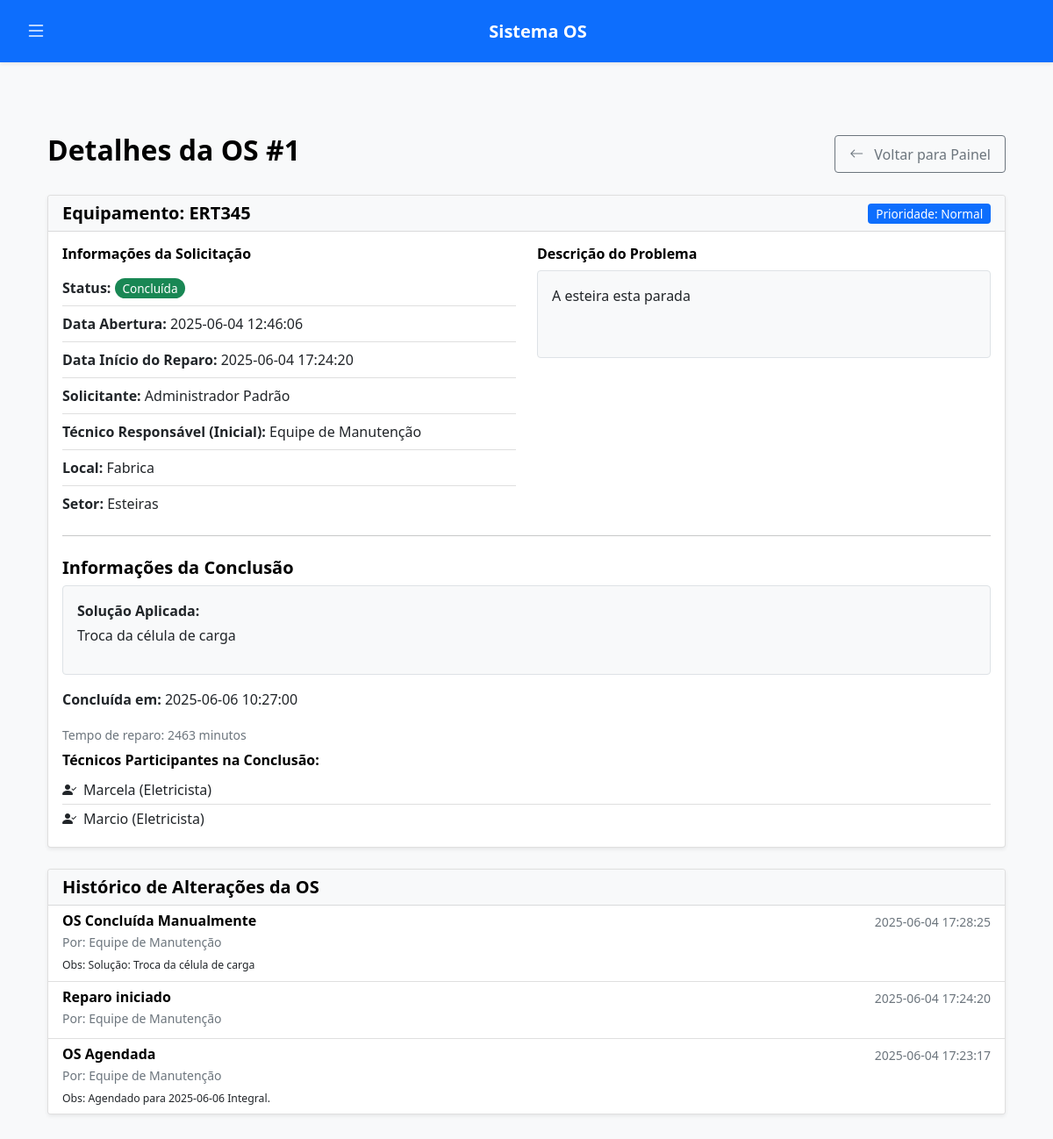
/manutencao/os/1 (signed in), run on the app's committed database.
### tables this page shows
CREATE TABLE ordens_servico (
            id INTEGER PRIMARY KEY AUTOINCREMENT,
            data TEXT NOT NULL DEFAULT CURRENT_TIMESTAMP,
            equipamento TEXT NOT NULL,
            problema TEXT NOT NULL,
            prioridade TEXT NOT NULL CHECK(prioridade IN ('baixa', 'normal', 'alta', 'urgente')),
            status TEXT NOT NULL CHECK(status IN ('Aberta', 'Agendada', 'Em andamento', 'Pausada', 'Concluída', 'Cancelada')) DEFAULT 'Aberta',
            solucao TEXT,
            tempo_reparo REAL,
            inicio TEXT,
            fim TEXT,
            solicitante_id INTEGER NOT NULL,
            tecnico_id INTEGER, 
            local TEXT,
            setor TEXT,
            data_agendamento TEXT,
            horario_agendamento TEXT,
            FOREIGN KEY (solicitante_id) REFERENCES usuarios (id) ON DELETE RESTRICT, -- Impede deleção de usuário com OS
            FOREIGN KEY (tecnico_id) REFERENCES usuarios (id) ON DELETE SET NULL -- Seta NULL se o usuário técnico for deletado
        );

CREATE TABLE usuarios (
            id INTEGER PRIMARY KEY AUTOINCREMENT,
            usuario TEXT NOT NULL UNIQUE,
            senha TEXT NOT NULL,
            tipo TEXT NOT NULL CHECK(tipo IN ('solicitante', 'manutencao', 'admin', 'master-admin')),
            nome TEXT NOT NULL,
            email TEXT UNIQUE,
            ativo BOOLEAN DEFAULT 1,
            data_criacao TEXT DEFAULT CURRENT_TIMESTAMP
        );

CREATE TABLE tecnicos (
            id INTEGER PRIMARY KEY AUTOINCREMENT,
            nome TEXT NOT NULL UNIQUE,
            tipo_tecnico TEXT NOT NULL CHECK(tipo_tecnico IN ('eletricista', 'mecanico')),
            ativo BOOLEAN DEFAULT 1,
            data_criacao TEXT DEFAULT CURRENT_TIMESTAMP
        );

CREATE TABLE historico_os (
            id INTEGER PRIMARY KEY AUTOINCREMENT,
            os_id INTEGER NOT NULL,
            usuario_id INTEGER NOT NULL,
            data_alteracao TEXT DEFAULT CURRENT_TIMESTAMP,
            acao TEXT NOT NULL,
            observacao TEXT,
            campo_alterado TEXT,
            valor_anterior TEXT,
            novo_valor TEXT,
            FOREIGN KEY (os_id) REFERENCES ordens_servico (id) ON DELETE CASCADE,
            FOREIGN KEY (usuario_id) REFERENCES usuarios (id) ON DELETE SET NULL -- Seta NULL se usuário for deletado
        );

### app.py (the view, shortened to what this page needs)
@app.route('/manutencao/os/<int:id_os>')
@manutencao_required
def detalhe_os(id_os):
    conn = get_db()
    cursor = conn.cursor()
    try:
        cursor.execute("""
            SELECT os.*,
                   s.nome as solicitante_nome,
                   s.email as solicitante_email,
                   u_tecnico_sistema.nome as nome_tecnico_sistema  -- Usuário do sistema (ex: 'manutencao')
            FROM ordens_servico os
            LEFT JOIN usuarios s ON os.solicitante_id = s.id
            LEFT JOIN usuarios u_tecnico_sistema ON os.tecnico_id = u_tecnico_sistema.id
            WHERE os.id = ?
        """, (id_os,))
        os_data = cursor.fetchone()
        if not os_data:
            flash('Ordem de Serviço não encontrada.', 'danger')
            return redirect(url_for('manutencao_dashboard'))
        os_dict = dict(os_data)
        solicitante_info = {
            'nome': os_data['solicitante_nome'],
            'email': os_data['solicitante_email']
        } if os_data['solicitante_nome'] else None
        tecnico_sistema_info = {
            'nome': os_data['nome_tecnico_sistema']
        } if os_data['nome_tecnico_sistema'] else None
        cursor.execute("""
            SELECT h.*, u.nome as usuario_nome
            FROM historico_os h
            JOIN usuarios u ON h.usuario_id = u.id
            WHERE h.os_id = ?
            ORDER BY h.data_alteracao DESC
        """, (id_os,))
        historico = cursor.fetchall()
        todos_tecnicos_individuais = []
        participantes_conclusao = []
        if os_dict['status'] == 'Concluída':
            cursor.execute("""
                SELECT t.id, t.nome, t.tipo_tecnico
                FROM participantes_os po
                JOIN tecnicos t ON po.tecnico_ref_id = t.id
                WHERE po.os_id = ?
                ORDER BY t.nome
            """, (id_os,))
            participantes_conclusao = [
                {'id': row['id'], 'nome': row['nome'], 'especialidade': row['tipo_tecnico']}
                for row in cursor.fetchall()
            ]
        return render_template(
            'manutencao/detalhe_os.html',
            os=os_dict,
            solicitante=solicitante_info,
            tecnico=tecnico_sistema_info, # Passando o usuário do sistema que agiu
            historico=historico,
            todos_tecnicos_manutencao=todos_tecnicos_individuais, # Nome da variável como o template espera
            participantes_conclusao=participantes_conclusao,
            datetime=datetime # Se o template ainda usa para valores padrão de data/hora
        )
    except Exception as e:
        print(f"Erro ao carregar detalhes da OS {id_os}: {str(e)}")
        flash(f'Erro ao carregar detalhes da OS: {str(e)}', 'danger')
        return redirect(url_for('manutencao_dashboard'))

### templates/manutencao/detalhe_os.html (shortened to what this page needs)
{% extends "base.html" %}
{% block content %}
<div class="container mt-4">
    <div class="d-flex justify-content-between align-items-center mb-4">
        <h2>Detalhes da OS #{{ os.id }}</h2>
        <a href="{{ url_for('manutencao_dashboard') }}" class="btn btn-outline-secondary">
            <i class="bi bi-arrow-left"></i> Voltar para Painel
        </a>
    </div>
    <div class="card mb-4">
        <div class="card-header d-flex justify-content-between align-items-center">
            <h5 class="mb-0">Equipamento: {{ os.equipamento|default('Não especificado') }}</h5>
            <span class="badge bg-{% if os.prioridade == 'urgente' %}danger{% elif os.prioridade == 'alta' %}warning text-dark{% elif os.prioridade == 'normal' %}primary{% else %}secondary{% endif %}">
                Prioridade: {{ os.prioridade|capitalize if os.prioridade else 'N/A' }}
            </span>
        </div>
        <div class="card-body">
            <div class="row mb-3">
                <div class="col-md-6">
                    <h6>Informações da Solicitação</h6>
                    <ul class="list-group list-group-flush">
                        <li class="list-group-item ps-0">
                            <strong>Status:</strong>
                            <span class="badge rounded-pill
                                         {% if os.status == 'Aberta' %}bg-warning text-dark
                                         {% elif os.status == 'Concluída' %}bg-success
                                         {% elif os.status == 'Em andamento' %}bg-info text-dark
                                         {% elif os.status == 'Agendada' %}bg-primary
                                         {% elif os.status == 'Cancelada' %}bg-danger
                                         {% else %}bg-secondary
                                         {% endif %}">
                                {{ os.status }}
                            </span>
                        </li>
                        <li class="list-group-item ps-0">
                            <strong>Data Abertura:</strong> {{ os.data }}
                        </li>
                        {% if os.inicio %}
                        <li class="list-group-item ps-0">
                            <strong>Data Início do Reparo:</strong> {{ os.inicio }}
                        </li>
                        {% endif %}
                        <li class="list-group-item ps-0">
                            <strong>Solicitante:</strong> {{ solicitante.nome if solicitante else 'N/A' }}
                        </li>
                        {% if tecnico %}
                        <li class="list-group-item ps-0">
                            <strong>Técnico Responsável (Inicial):</strong> {{ tecnico.nome }}
                        </li>
                        {% endif %}
                        {% if os.local %}
                        <li class="list-group-item ps-0">
                            <strong>Local:</strong> {{ os.local }}
                        </li>
                        {% endif %}
                        {% if os.setor %}
                        <li class="list-group-item ps-0">
                            <strong>Setor:</strong> {{ os.setor }}
                        </li>
                        {% endif %}
                    </ul>
                </div>
                <div class="col-md-6">
                    <h6>Descrição do Problema</h6>
                    <div class="border p-3 bg-light rounded" style="min-height: 100px;">
                        {{ os.problema|default('Nenhuma descrição fornecida.') }}
                    </div>
                </div>
            </div>
            {% if os.status != 'Concluída' and os.status != 'Cancelada' %}
            <hr>
            <h5 class="mt-4 mb-3">Registrar Conclusão da OS</h5>
            <form method="POST" action="{{ url_for('concluir_os', id_os=os.id) }}">
                <div class="mb-3">
                    <label for="solucao" class="form-label">Solução Aplicada <span class="text-danger">*</span></label>
                    <textarea class="form-control" id="solucao" name="solucao" rows="4" required>{{ request.form.solucao if request.form else '' }}</textarea>
                </div>
                <div class="row mb-3">
                    <div class="col-md-6">
                        <label for="data_conclusao_manual" class="form-label">Data da Conclusão <span class="text-danger">*</span></label>
                        <input type="date" class="form-control" id="data_conclusao_manual" name="data_conclusao_manual"
                               value="{{ request.form.data_conclusao_manual if request.form else (datetime.now().strftime('%Y-%m-%d') if not request.form else '') }}" required>
                    </div>
                    <div class="col-md-6">
                        <label for="hora_conclusao_manual" class="form-label">Hora da Conclusão <span class="text-danger">*</span></label>
                        <input type="time" class="form-control" id="hora_conclusao_manual" name="hora_conclusao_manual"
                               value="{{ request.form.hora_conclusao_manual if request.form else (datetime.now().strftime('%H:%M') if not request.form else '') }}" required>
                    </div>
                </div>
                <div class="mb-3">
                    <label class="form-label">Técnicos Participantes <span class="text-danger">*</span></label>
                    <div id="tecnicos_participantes_checkbox_group" class="border rounded p-2" style="max-height: 200px; overflow-y: auto;">
                    {% if todos_tecnicos_manutencao %}
                        {% for tecnico_manutencao in todos_tecnicos_manutencao %}
                        <div class="form-check">
                            <input class="form-check-input" type="checkbox"
                                    name="tecnicos_participantes"
                                    value="{{ tecnico_manutencao.id }}"
                                    id="tecnico_{{ tecnico_manutencao.id }}"
                                    {% if request.form and tecnico_manutencao.id|string in request.form.getlist('tecnicos_participantes') %}
                                        checked
                                    {% elif not request.form.getlist('tecnicos_participantes') and session.user_id == tecnico_manutencao.id %}
                                        checked
                                    {% endif %}>
                            <label class="form-check-label" for="tecnico_{{ tecnico_manutencao.id }}">
                            {{ tecnico_manutencao.nome }} ({{ tecnico_manutencao.especialidade|capitalize if tecnico_manutencao.especialidade else 'Manutenção' }})
                            </label>
                        </div>
                        {% endfor %}
                    {% else %}
                        <p class="text-muted mb-0">Nenhum técnico de manutenção cadastrado/disponível.</p>
                    {% endif %}
                </div>
                <small class="form-text text-muted">Marque todos os técnicos que participaram. O técnico logado é pré-selecionado.</small>
                </div>
                <div class="d-flex justify-content-end mt-4">
                <a href="{{ url_for('agendar_os', id_os=os.id) }}" class="btn btn-outline-primary me-2">
                    <i class="bi bi-calendar-event"></i> Agendar Reparo
                </a>
                </div>
                <div class="d-flex justify-content-end mt-4">
                    <button type="submit" class="btn btn-success btn-lg">
                        <i class="bi bi-check-circle-fill me-2"></i> Marcar OS como Concluída
                    </button>
                </div>
            </form>
            {% elif os.status == 'Concluída' %}
            <hr>
            <div class="mt-4">
                <h5>Informações da Conclusão</h5>
                <div class="border p-3 bg-light rounded mb-3">
                    <p class="mb-1"><strong>Solução Aplicada:</strong></p>
                    <p style="white-space: pre-wrap;">{{ os.solucao|default('Não registrada.') }}</p>
                </div>
                {% if os.fim %}
                <p><strong>Concluída em:</strong> {{ os.fim }}</p>
                {% endif %}
                {% if os.tempo_reparo is not none %}
                <p class="text-muted mb-2">
                    <small>Tempo de reparo: {{ "%.0f"|format(os.tempo_reparo) }} minutos</small>
                </p>
                {% endif %}
                <h6>Técnicos Participantes na Conclusão:</h6>
                {% if participantes_conclusao %}
                    <ul class="list-group list-group-flush">
                        {% for part in participantes_conclusao %}
                        <li class="list-group-item py-1 px-0">
                            <i class="bi bi-person-check-fill me-2"></i>{{ part.nome }} ({{ part.especialidade|capitalize if part.especialidade else 'Manutenção' }})
                        </li>
                        {% endfor %}
                    </ul>
                {% else %}
                <p class="text-muted">Nenhum participante registrado para a conclusão.</p>
                {% endif %}
            </div>
            {% endif %}
        </div>
    </div>
    {% if historico and historico|length > 0 %}
    <div class="card mt-4">
        <div class="card-header">
            <h5 class="mb-0">Histórico de Alterações da OS</h5>
        </div>
        <div class="list-group list-group-flush">
            {% for item in historico %}
            <div class="list-group-item">
                <div class="d-flex w-100 justify-content-between">
                    <h6 class="mb-1">{{ item.acao }}</h6>
                    <small class="text-muted">{{ item.data_alteracao }}</small>
                </div>
                <p class="mb-1 small text-muted">Por: {{ item.usuario_nome|default('Sistema') }}</p>
                {% if item.observacao %}
                <p class="mb-0 small"><small>Obs: {{ item.observacao }}</small></p>
                {% endif %}
            </div>
            {% endfor %}
        </div>
    </div>
    {% endif %}
</div>
{% endblock %}

### data on the page
ordens_servico: id "1", equipamento "ERT345", prioridade "Normal", status "Concluída", data "2025-06-04 12:46:06", inicio "2025-06-04 17:24:20", local "Fabrica", setor "Esteiras", problema "A esteira esta parada", solucao "Troca da célula de carga", fim "2025-06-06 10:27:00", tempo_reparo "2463"
usuarios: nome "Administrador Padrão"
usuarios: nome "Equipe de Manutenção"
tecnicos: nome "Marcela", especialidade "Eletricista"
tecnicos: nome "Marcio", especialidade "Eletricista"
historico_os: acao "OS Concluída Manualmente", data_alteracao "2025-06-04 17:28:25", usuario_nome "Equipe de Manutenção", observacao "Solução: Troca da célula de carga"
historico_os: acao "Reparo iniciado", data_alteracao "2025-06-04 17:24:20", usuario_nome "Equipe de Manutenção"
historico_os: acao "OS Agendada", data_alteracao "2025-06-04 17:23:17", usuario_nome "Equipe de Manutenção", observacao "Agendado para 2025-06-06 Integral."
